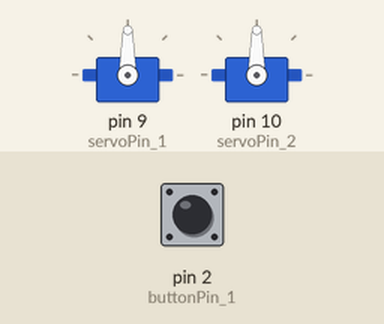
Recording of a sketch running on a simulated Arduino Uno, built with avr-gcc and run on an emulated ATmega328P. Shown: 2 × servo. Inputs (shaded band) come from the test bench; at power-on: pin 2 (buttonPin_1) LOW.

Above: at 1.2 s.
1.3 s: pin 2 (buttonPin_1) pulled HIGH for 0.15 s
At 2.7 s:
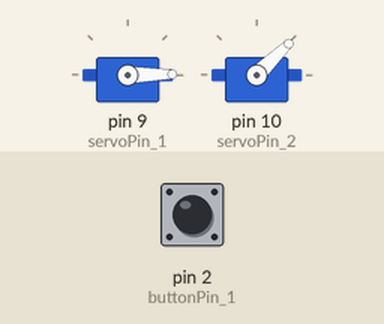
3.0 s: pin 2 (buttonPin_1) pulled HIGH for 1 s
At 3.8 s:
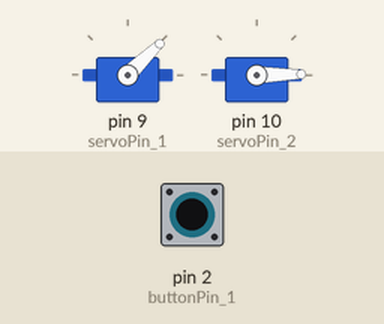
5.5 s: pin 2 (buttonPin_1) pulled HIGH for 3.2 s
Timing chart, 0 to 10.3 s (numbered marks = the images above; inputs shaded):
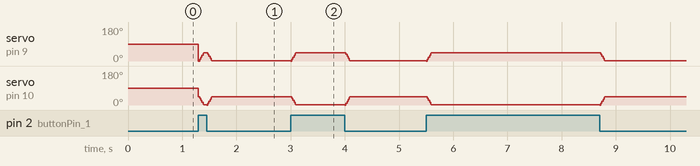

The sketch:

robot_jaw.ino
```cpp
/*This code controls two servos, which opens and closes the robot jaw, depending on the input of a button.  When the the button is held down, the mouth opens.  When the button is released, the mouth closes.*/

#include <Servo.h>

Servo servo1;  // create servo object to control a servo
Servo servo2;

int servoPos = 0;
const int buttonPin_1 = 2;
const int servoPin_1 = 9;
const int servoPin_2 = 10;

void setup()
{
  Serial.begin(9600);
    servo1.attach(servoPin_1);  // attaches the servo to pin
    servo2.attach(servoPin_2);

    pinMode(buttonPin_1, INPUT);
}

int mouthButton = 0;
bool opening = true;
int pos = 0;

void loop()
{
    mouthButton = digitalRead(buttonPin_1);

    // mouth will open as button is held down and close as released
    if (mouthButton == HIGH) // open mouth
    {
        if (servoPos < 45)
        {
            servo1.write(servoPos);
            servo2.write(45 - servoPos);
            // waits for the servo to reach the position
            delay(2);
            servoPos++;
        }
    }
    else
    {
        if (servoPos > 0)
        {
            servo1.write(servoPos);
            servo2.write(45 - servoPos);
            delay(2);
            servoPos--;
        }
    }
}
```
